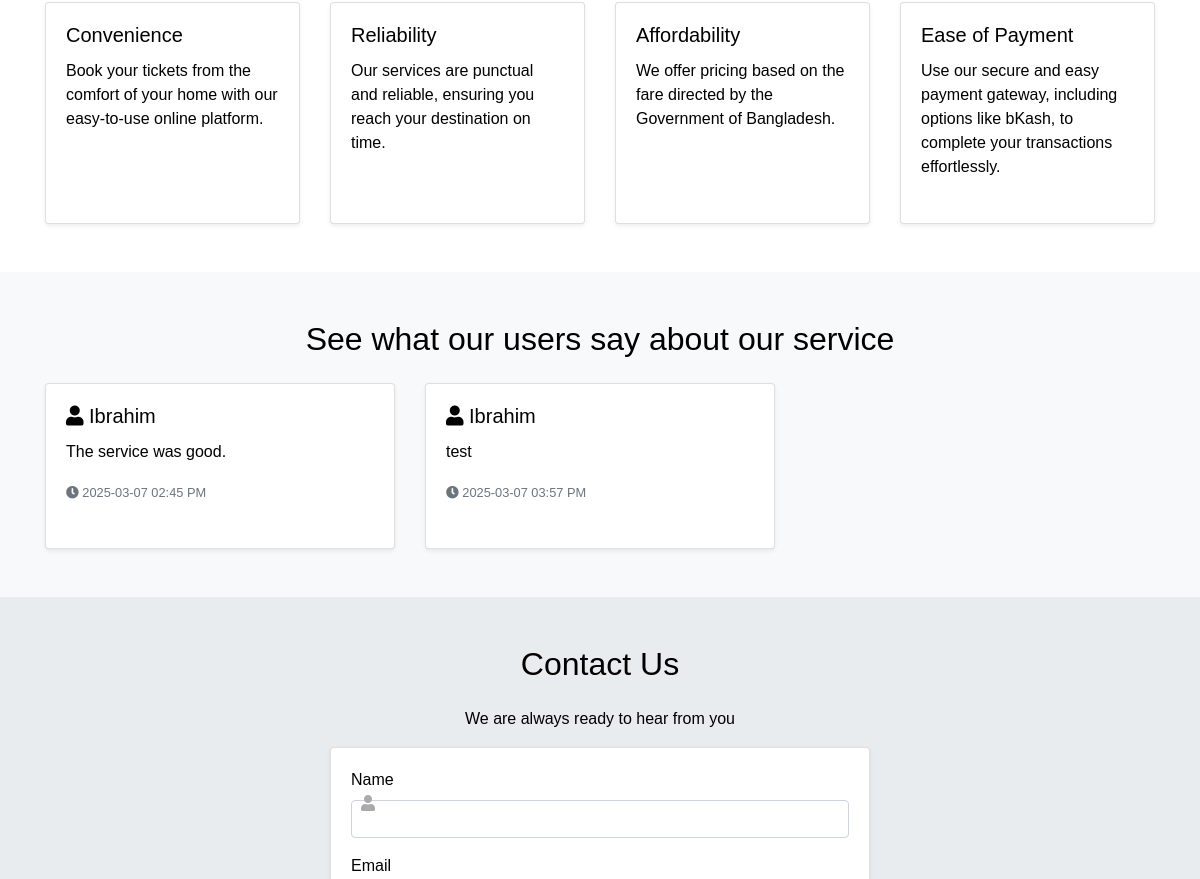
Before: / (middle part) with the older database file.
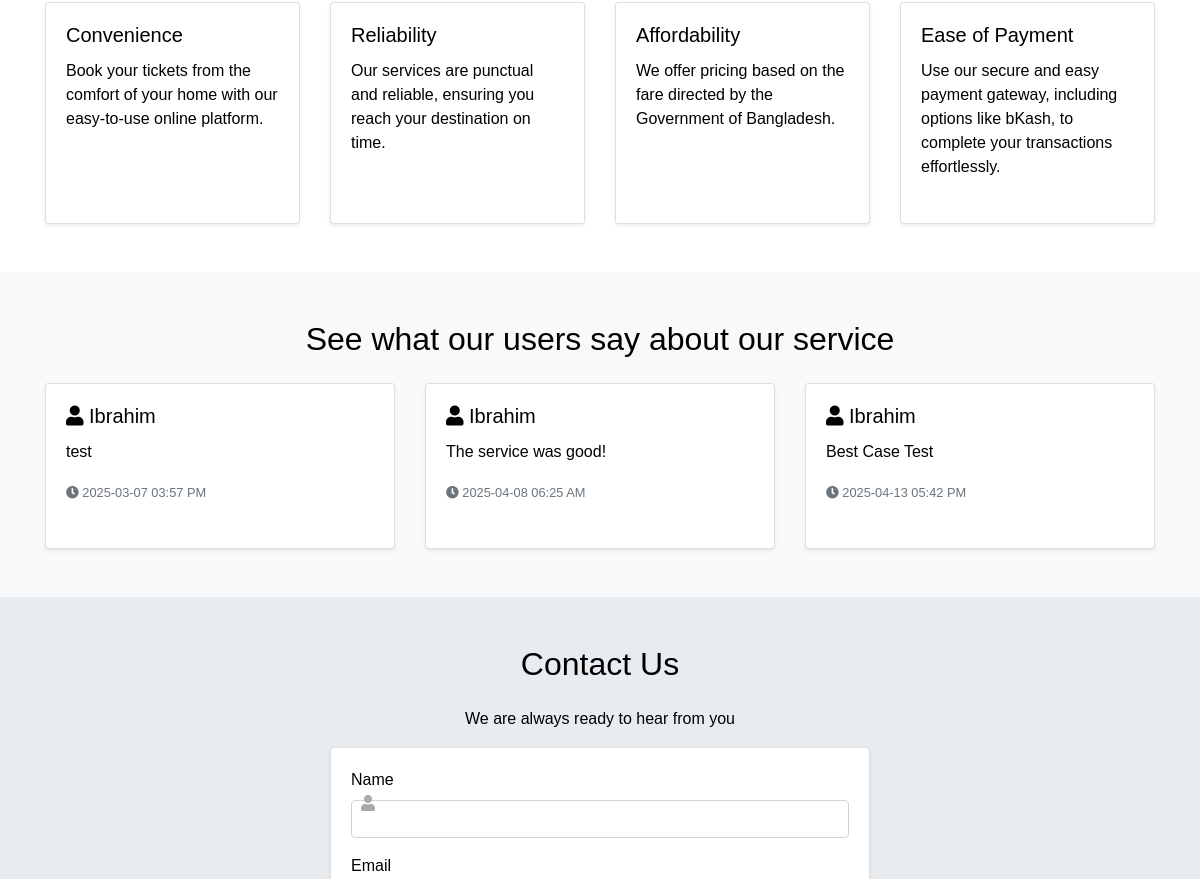
After: the same page with the newer database file.
### tables this page shows
CREATE TABLE `reviews` (
  `id` int(11) NOT NULL,
  `user_id` int(11) NOT NULL,
  `rating` int(11) NOT NULL CHECK (`rating` between 1 and 5),
  `comment` text NOT NULL,
  `created_at` timestamp NOT NULL DEFAULT current_timestamp(),
  `display_order` int(11) DEFAULT 0
);

CREATE TABLE `users` (
  `id` int(11) NOT NULL,
  `email` varchar(255) NOT NULL,
  `password` varchar(255) NOT NULL,
  `google_id` varchar(255) DEFAULT NULL,
  `name` varchar(255) DEFAULT NULL,
  `profile_image` varchar(255) DEFAULT NULL,
  `phone` varchar(20) DEFAULT NULL,
  `Address` varchar(255) NOT NULL
);

### index.php (the view, shortened to what this page needs)
<?php
include 'db.php';
?>
<!DOCTYPE html>
<html lang="en">
<head>
    <link href="https://stackpath.bootstrapcdn.com/bootstrap/4.5.2/css/bootstrap.min.css" rel="stylesheet">
    <link href="https://cdnjs.cloudflare.com/ajax/libs/font-awesome/5.15.3/css/all.min.css" rel="stylesheet">
</head>
<body>
    <section class="py-5">
        <div class="container">
            <div class="row">
                <div class="col-md-3">
                    <div class="card mb-4 shadow-sm h-100">
                        <div class="card-body">
                            <h5 class="card-title">Convenience</h5>
                            <p class="card-text">Book your tickets from the comfort of your home with our easy-to-use online platform.</p>
                        </div>
                    </div>
                </div>
                <div class="col-md-3">
                    <div class="card mb-4 shadow-sm h-100">
                        <div class="card-body">
                            <h5 class="card-title">Reliability</h5>
                            <p class="card-text">Our services are punctual and reliable, ensuring you reach your destination on time.</p>
                        </div>
                    </div>
                </div>
                <div class="col-md-3">
                    <div class="card mb-4 shadow-sm h-100">
                        <div class="card-body">
                            <h5 class="card-title">Affordability</h5>
                            <p class="card-text">We offer pricing based on the fare directed by the Government of Bangladesh.</p>
                        </div>
                    </div>
                </div>
                <div class="col-md-3">
                    <div class="card mb-4 shadow-sm h-100">
                        <div class="card-body">
                            <h5 class="card-title">Ease of Payment</h5>
                            <p class="card-text">Use our secure and easy payment gateway, including options like bKash, to complete your transactions effortlessly.</p>
                        </div>
                    </div>
                </div>
            </div>
        </div>
    </section>
    <section class="py-5 reviews-section">
        <div class="container">
            <h2 class="text-center mb-4">See what our users say about our service</h2>
            <div class="row">
                <?php
                $query = "SELECT reviews.*, users.name FROM reviews JOIN users ON reviews.user_id = users.id ORDER BY reviews.display_order ASC LIMIT 5";
                $result = mysqli_query($conn1, $query);
                while ($row = mysqli_fetch_assoc($result)) {
                    $formatted_date = date('Y-m-d h:i A', strtotime($row['created_at']));
                    echo '<div class="col-md-4">';
                    echo '<div class="card mb-4 shadow-sm h-100">';
                    echo '<div class="card-body">';
                    echo '<h5 class="card-title"><i class="fas fa-user"></i> ' . htmlspecialchars($row['name']) . '</h5>';
                    echo '<p class="card-text">' . htmlspecialchars($row['comment']) . '</p>';
                    echo '<p class="card-text"><small class="text-muted"><i class="fas fa-clock"></i> ' . htmlspecialchars($formatted_date) . '</small></p>';
                    echo '</div>';
                    echo '</div>';
                    echo '</div>';
                }
                ?>
            </div>
        </div>
    </section>
    <section class="py-5 contact-section">
        <div class="container">
            <h2 class="text-center mb-4">Contact Us</h2>
            <p class="text-center">We are always ready to hear from you</p>
            <div class="row justify-content-center">
                <div class="col-md-6">
                    <div class="card mb-4 shadow-sm">
                        <div class="card-body">
                            <form id="contactForm">
                                <div class="form-group">
                                    <i class="fas fa-user"></i>
                                    <label for="name">Name</label>
                                    <input type="text" class="form-control" id="name" name="name" required>
                                </div>
                                <div class="form-group">
                                    <label for="email">Email</label>
                                </div>
                            </form>
                        </div>
                    </div>
                </div>
            </div>
        </div>
    </section>
    <?php include 'footer.php'; ?>
</body>
</html>

Changed rows visible on the page:
removed reviews: user.name "Ibrahim", comment "The service was good.", created_at "2025-03-07 02:45 PM"
added reviews: user.name "Ibrahim", comment "The service was good!", created_at "2025-04-08 06:25 AM"
added reviews: user.name "Ibrahim", comment "Best Case Test", created_at "2025-04-13 05:42 PM"
